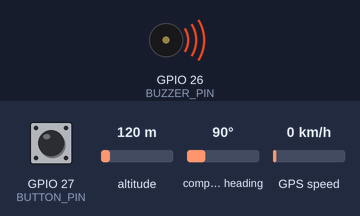
Bench run of a sketch on a simulated ESP32. Parts: buzzer (waves = sounding, pin HIGH). The inputs (shaded band) are chosen by the test bench; at power-on: GPIO 27 (BUTTON_PIN) HIGH, altitude 120 m, compass heading 90°, GPS speed 0 km/h. WiFi joins after 1.5 s; servers stay silent unless stated; the GPS gets a fix after 3 s at 37.7749, -122.4194 with 8 satellites; what the sketch prints to the serial monitor is not drawn.

Above: at 0.5 s.
At 3.4 s:
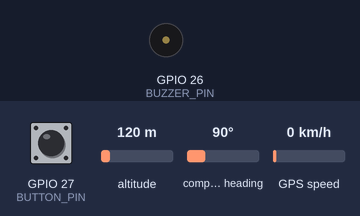
3.5 s: GPIO 27 (BUTTON_PIN) pulled LOW for 1 s
6.0 s: GPIO 27 (BUTTON_PIN) pulled LOW for 1 s
Timing chart, 0 to 9.0 s (numbered marks = the images above; inputs shaded):
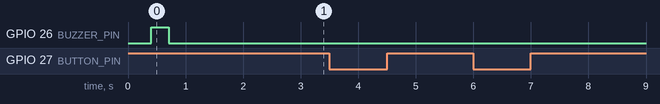

Measured:
- after the input at 3.5 s, every drawn part: stays the same
- after the input at 6.0 s, every drawn part: stays the same

The sketch:

ESP32_1_Master.ino
```cpp
#include <TinyGPS++.h>
#include <HardwareSerial.h>
#include <WiFi.h>
#include <Firebase_ESP_Client.h>
#include <nvs_flash.h>
#include "secrets.h"   // WIFI_SSID, WIFI_PASSWORD, FIREBASE_HOST, FIREBASE_AUTH
                        // -> salin dari secrets.example.h, isi kredensial sendiri,
                        //    JANGAN commit file secrets.h ke Git

// ─── Path Firebase ───────────────────────────────────────────
#define FIREBASE_GPS_PATH    "/tongkat/gps/latest"
#define FIREBASE_BUTTON_PATH "/tongkat/button/status"

// ─── Pin ─────────────────────────────────────────────────────
#define GPS_RX_PIN   16   // GPS modul TX → ESP32 RX2
#define GPS_TX_PIN   17   // GPS modul RX ← ESP32 TX2
#define GPS_BAUD     9600

#define BUZZER_PIN   26   // Output buzzer
#define BUTTON_PIN   27   // Input push button (INPUT_PULLUP)

// ─── Interval (ms) ───────────────────────────────────────────
#define INTERVAL_GPS           3000
#define INTERVAL_FIREBASE      5000
#define BUZZER_NOWIFI_ON       1000
#define BUZZER_NOWIFI_OFF      500
#define WIFI_RECONNECT_TIMEOUT 30000
#define DEBOUNCE_DELAY         50

// ─── Objek Hardware ──────────────────────────────────────────
TinyGPSPlus    gps;
HardwareSerial gpsSerial(2);   // UART2 = GPS

FirebaseData   fbdo;
FirebaseAuth   auth;
FirebaseConfig firebaseConfig;

// ─── State Sistem ────────────────────────────────────────────
bool          internetOK       = false;
bool          buttonState      = false;
bool          lastButtonRead   = HIGH;
unsigned long lastDebounceTime = 0;
bool          buttonPending    = false;
bool          buttonPendingVal = false;
bool          buzzerState      = false;
unsigned long lastBuzzerToggle = 0;
bool          wifiReconnecting   = false;
unsigned long wifiReconnectStart = 0;

struct LokasiGPS {
  double        latitude   = 0.0;
  double        longitude  = 0.0;
  double        altitude   = 0.0;
  double        speed      = 0.0;
  int           satellites = 0;
  bool          valid      = false;
  unsigned long timestamp  = 0;
};
LokasiGPS     lokasiSaatIni;
unsigned long lastGPSUpdate    = 0;
unsigned long lastFirebaseSend = 0;

// ============================================================
//  Buzzer
// ============================================================
void buzzerOn() {
  digitalWrite(BUZZER_PIN, HIGH);
  buzzerState = true;
}

void buzzerOff() {
  digitalWrite(BUZZER_PIN, LOW);
  buzzerState = false;
}

void kelolaBuzzer(unsigned long now) {
  if (WiFi.status() != WL_CONNECTED) {
    unsigned long elapsed = now - lastBuzzerToggle;
    if (buzzerState)  { if (elapsed >= BUZZER_NOWIFI_ON)  { buzzerOff(); lastBuzzerToggle = now; } }
    else              { if (elapsed >= BUZZER_NOWIFI_OFF) { buzzerOn();  lastBuzzerToggle = now; } }
  } else {
    if (buzzerState) buzzerOff();
  }
}

// ============================================================
//  WiFi
// ============================================================
void inisialisasiFirebase();

void inisialisasiWiFi() {
  Serial.print("[WiFi] Menghubungkan ke "); Serial.println(WIFI_SSID);
  WiFi.mode(WIFI_STA);
  WiFi.begin(WIFI_SSID, WIFI_PASSWORD);
  unsigned long start = millis();
  while (WiFi.status() != WL_CONNECTED && millis() - start < 10000) {
    delay(500); Serial.print(".");
  }
  if (WiFi.status() == WL_CONNECTED) {
    internetOK = true;
    Serial.println("\n[WiFi] Terhubung! IP: " + WiFi.localIP().toString());
  } else {
    internetOK = false;
    Serial.println("\n[WiFi] GAGAL. Sistem berjalan offline.");
  }
}

void kelolaReconnectWiFi(unsigned long now) {
  if (WiFi.status() == WL_CONNECTED) {
    if (wifiReconnecting) {
      Serial.println("[WiFi] Reconnect berhasil!");
      wifiReconnecting = false;
      internetOK = true;
      if (!Firebase.ready()) inisialisasiFirebase();
    }
    return;
  }
  internetOK = false;
  if (!wifiReconnecting) {
    WiFi.disconnect(true); delay(100);
    WiFi.mode(WIFI_STA);
    WiFi.begin(WIFI_SSID, WIFI_PASSWORD);
    wifiReconnecting   = true;
    wifiReconnectStart = now;
    Serial.println("[WiFi] Memulai reconnect...");
  } else if (now - wifiReconnectStart >= WIFI_RECONNECT_TIMEOUT) {
    Serial.println("[WiFi] Timeout. Coba lagi nanti.");
    wifiReconnecting = false;
    WiFi.disconnect(true);
  }
}

// ============================================================
//  Firebase
// ============================================================
void inisialisasiFirebase() {
  firebaseConfig.host                       = FIREBASE_HOST;
  firebaseConfig.signer.tokens.legacy_token = FIREBASE_AUTH;
  Firebase.begin(&firebaseConfig, &auth);
  Firebase.reconnectWiFi(true);
  Serial.println("[Firebase] Inisialisasi selesai.");
}

void kirimGPSKeFirebase() {
  if (WiFi.status() != WL_CONNECTED) { Serial.println("[Firebase] Skip GPS — WiFi putus."); return; }
  if (!lokasiSaatIni.valid)           { Serial.println("[Firebase] Skip GPS — belum fix.");  return; }
  FirebaseJson json;
  json.set("latitude",      lokasiSaatIni.latitude);
  json.set("longitude",     lokasiSaatIni.longitude);
  json.set("altitude",      lokasiSaatIni.altitude);
  json.set("speed_kmph",    lokasiSaatIni.speed);
  json.set("satellites",    lokasiSaatIni.satellites);
  json.set("timestamp/.sv", "timestamp");
  if (Firebase.RTDB.setJSON(&fbdo, FIREBASE_GPS_PATH, &json)) {
    internetOK = true;
    Serial.printf("[Firebase] GPS terkirim: %.6f, %.6f\n", lokasiSaatIni.latitude, lokasiSaatIni.longitude);
  } else {
    internetOK = false;
    Serial.printf("[Firebase] GAGAL GPS: %s\n", fbdo.errorReason().c_str());
  }
}

void kirimButtonKeFirebase(bool state) {
  if (WiFi.status() != WL_CONNECTED) {
    buttonPending = true; buttonPendingVal = state;
    Serial.println("[Firebase] Button pending — WiFi putus."); return;
  }
  if (Firebase.RTDB.setBool(&fbdo, FIREBASE_BUTTON_PATH, state)) {
    buttonPending = false;
    Serial.printf("[Firebase] Button: %s\n", state ? "true" : "false");
  } else {
    buttonPending = true; buttonPendingVal = state;
    Serial.printf("[Firebase] GAGAL Button: %s\n", fbdo.errorReason().c_str());
  }
}
// ============================================================
//  Button
// ============================================================
void kelolaButton(unsigned long now) {
  bool reading = digitalRead(BUTTON_PIN);
  if (reading != lastButtonRead) lastDebounceTime = now;
  lastButtonRead = reading;
  if ((now - lastDebounceTime) >= DEBOUNCE_DELAY) {
    bool pressedNow = (reading == LOW);
    if (pressedNow != buttonState) {
      buttonState = pressedNow;
      Serial.printf("[BUTTON] %s\n", buttonState ? "DITEKAN" : "LEPAS");
      kirimButtonKeFirebase(buttonState);
    }
  }
}
// ============================================================
//  GPS
// ============================================================
void bacaGPS(unsigned long now) {
  while (gpsSerial.available() > 0) gps.encode(gpsSerial.read());
  if (now - lastGPSUpdate >= INTERVAL_GPS) {
    lastGPSUpdate = now;
    if (gps.location.isValid() && gps.location.isUpdated()) {
      lokasiSaatIni.latitude   = gps.location.lat();
      lokasiSaatIni.longitude  = gps.location.lng();
      lokasiSaatIni.altitude   = gps.altitude.isValid()   ? gps.altitude.meters() : 0.0;
      lokasiSaatIni.speed      = gps.speed.isValid()      ? gps.speed.kmph()      : 0.0;
      lokasiSaatIni.satellites = gps.satellites.isValid() ? gps.satellites.value(): 0;
      lokasiSaatIni.valid      = true;
      lokasiSaatIni.timestamp  = now;
      Serial.printf("[GPS] Lat:%.6f Lng:%.6f Alt:%.1fm Spd:%.1fkm/h Sat:%d\n",
        lokasiSaatIni.latitude, lokasiSaatIni.longitude,
        lokasiSaatIni.altitude, lokasiSaatIni.speed, lokasiSaatIni.satellites);
    } else {
      lokasiSaatIni.valid = false;
      Serial.printf("[GPS] Mencari sinyal... (chars: %lu)\n", gps.charsProcessed());
    }
  }
}
// ============================================================
//  SETUP
// ============================================================
void setup() {
  Serial.begin(115200);
  delay(100);

  nvs_flash_erase();
  nvs_flash_init();

  Serial.println("=========================================");
  Serial.println("   ESP32 #1 — MASTER (WiFi/GPS/Firebase)");
  Serial.println("=========================================");

  pinMode(BUTTON_PIN, INPUT_PULLUP);

  pinMode(BUZZER_PIN, OUTPUT);
  digitalWrite(BUZZER_PIN, LOW);
  delay(300);
  digitalWrite(BUZZER_PIN, HIGH);
  delay(300);
  digitalWrite(BUZZER_PIN, LOW);
  Serial.println("[BUZZER] Siap");

  // GPS — UART2, RX=16, TX=17
  gpsSerial.begin(GPS_BAUD, SERIAL_8N1, GPS_RX_PIN, GPS_TX_PIN);
  Serial.println("[GPS] UART2 dimulai");

  inisialisasiWiFi();
  if (internetOK) inisialisasiFirebase();

  Serial.println("-----------------------------------------");
  Serial.println("ESP32 #1 siap!");
}

// ============================================================
//  LOOP
// ============================================================
void loop() {
  unsigned long now = millis();
  bacaGPS(now);

  if (now - lastFirebaseSend >= INTERVAL_FIREBASE) {
    lastFirebaseSend = now;
    if (WiFi.status() != WL_CONNECTED) {
      kelolaReconnectWiFi(now);
    } else {
      wifiReconnecting = false;
      kirimGPSKeFirebase();
      if (buttonPending) kirimButtonKeFirebase(buttonPendingVal);
    }
  }
  if (wifiReconnecting) kelolaReconnectWiFi(now);

  kelolaBuzzer(now);
  kelolaButton(now);

  Serial.printf("[MASTER] GPS:%s | WiFi:%s | Btn:%s\n",
    lokasiSaatIni.valid           ? "Fix"   : "NoFix",
    WiFi.status() == WL_CONNECTED ? "OK"    : "PUTUS",
    buttonState                   ? "TEKAN" : "LEPAS");

  delay(200);
}
```

secrets.example.h
```cpp
// ============================================================
//  secrets.example.h
//  Salin file ini menjadi "secrets.h" lalu isi dengan
//  kredensial WiFi & Firebase milikmu sendiri.
//
//  secrets.h TIDAK boleh di-commit ke Git (sudah masuk .gitignore).
// ============================================================
#pragma once

// ─── WiFi ────────────────────────────────────────────────────
const char* WIFI_SSID     = "NAMA_WIFI_KAMU";
const char* WIFI_PASSWORD = "PASSWORD_WIFI_KAMU";

// ─── Firebase Realtime Database ─────────────────────────────
// Dapatkan dari Firebase Console > Project Settings > Service Accounts
// / Realtime Database > Rules (Database Secret untuk legacy token)
#define FIREBASE_HOST "https://NAMA-PROJECT-KAMU-default-rtdb.REGION.firebasedatabase.app/"
#define FIREBASE_AUTH "ISI_DENGAN_DATABASE_SECRET_ATAU_TOKEN_KAMU"
```
